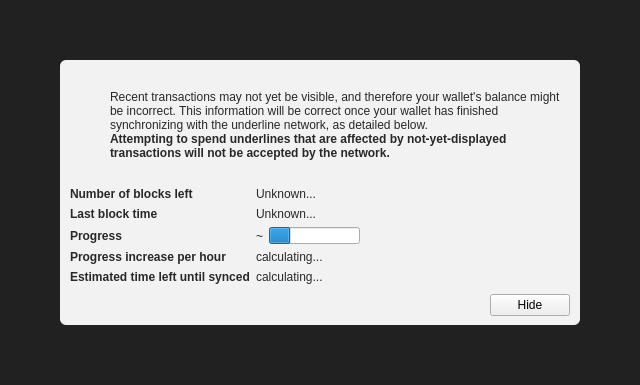
<?xml version="1.0" encoding="UTF-8"?>
<ui version="4.0">
 <class>ModalOverlay</class>
 <widget class="ModalOverlay" name="ModalOverlay">
  <property name="geometry">
   <rect>
    <x>0</x>
    <y>0</y>
    <width>640</width>
    <height>385</height>
   </rect>
  </property>
  <property name="windowTitle">
   <string>Form</string>
  </property>
  <layout class="QVBoxLayout" name="verticalLayout" stretch="0">
   <property name="sizeConstraint">
    <enum>QLayout::SetDefaultConstraint</enum>
   </property>
   <property name="leftMargin">
    <number>0</number>
   </property>
   <property name="topMargin">
    <number>0</number>
   </property>
   <property name="rightMargin">
    <number>0</number>
   </property>
   <property name="bottomMargin">
    <number>0</number>
   </property>
   <item>
    <widget class="QWidget" name="bgWidget" native="true">
     <property name="styleSheet">
      <string notr="true">#bgWidget { background: rgba(0,0,0,220); }</string>
     </property>
     <layout class="QVBoxLayout" name="verticalLayoutMain" stretch="1">
      <property name="leftMargin">
       <number>60</number>
      </property>
      <property name="topMargin">
       <number>60</number>
      </property>
      <property name="rightMargin">
       <number>60</number>
      </property>
      <property name="bottomMargin">
       <number>60</number>
      </property>
      <item>
       <widget class="QWidget" name="contentWidget" native="true">
        <property name="styleSheet">
         <string notr="true">#contentWidget { background: rgba(255,255,255,240); border-radius: 6px; }

QLabel { color: rgb(40,40,40);  }</string>
        </property>
        <layout class="QVBoxLayout" name="verticalLayoutSub" stretch="1,0,0,0">
         <property name="spacing">
          <number>0</number>
         </property>
         <property name="leftMargin">
          <number>10</number>
         </property>
         <property name="topMargin">
          <number>10</number>
         </property>
         <property name="rightMargin">
          <number>10</number>
         </property>
         <property name="bottomMargin">
          <number>10</number>
         </property>
         <item>
          <layout class="QHBoxLayout" name="horizontalLayoutIconText" stretch="0,1">
           <property name="topMargin">
            <number>20</number>
           </property>
           <item>
            <layout class="QVBoxLayout" name="verticalLayoutIcon">
             <property name="leftMargin">
              <number>0</number>
             </property>
             <item>
              <widget class="QPushButton" name="warningIcon">
               <property name="enabled">
                <bool>false</bool>
               </property>
               <property name="text">
                <string/>
               </property>
               <property name="icon">
                <iconset>
                 <normaloff>:/icons/warning</normaloff>
                 <disabledoff>:/icons/warning</disabledoff>:/icons/warning</iconset>
               </property>
               <property name="iconSize">
                <size>
                 <width>48</width>
                 <height>48</height>
                </size>
               </property>
               <property name="flat">
                <bool>true</bool>
               </property>
              </widget>
             </item>
             <item>
              <spacer name="verticalSpacerWarningIcon">
               <property name="orientation">
                <enum>Qt::Vertical</enum>
               </property>
               <property name="sizeHint" stdset="0">
                <size>
                 <width>20</width>
                 <height>40</height>
                </size>
               </property>
              </spacer>
             </item>
            </layout>
           </item>
           <item>
            <layout class="QVBoxLayout" name="verticalLayoutInfoText">
             <property name="leftMargin">
              <number>0</number>
             </property>
             <property name="topMargin">
              <number>0</number>
             </property>
             <item>
              <widget class="QLabel" name="infoText">
               <property name="text">
                <string>Recent transactions may not yet be visible, and therefore your wallet's balance might be incorrect. This information will be correct once your wallet has finished synchronizing with the underline network, as detailed below.</string>
               </property>
               <property name="textFormat">
                <enum>Qt::RichText</enum>
               </property>
               <property name="wordWrap">
                <bool>true</bool>
               </property>
              </widget>
             </item>
             <item>
              <widget class="QLabel" name="infoTextStrong">
               <property name="font">
                <font>
                 <weight>75</weight>
                 <bold>true</bold>
                </font>
               </property>
               <property name="text">
                <string>Attempting to spend underlines that are affected by not-yet-displayed transactions will not be accepted by the network.</string>
               </property>
               <property name="textFormat">
                <enum>Qt::RichText</enum>
               </property>
               <property name="wordWrap">
                <bool>true</bool>
               </property>
              </widget>
             </item>
             <item>
              <spacer name="verticalSpacerInTextSpace">
               <property name="orientation">
                <enum>Qt::Vertical</enum>
               </property>
               <property name="sizeHint" stdset="0">
                <size>
                 <width>20</width>
                 <height>40</height>
                </size>
               </property>
              </spacer>
             </item>
            </layout>
           </item>
          </layout>
         </item>
         <item>
          <spacer name="verticalSpacerAfterText">
           <property name="orientation">
            <enum>Qt::Vertical</enum>
           </property>
           <property name="sizeHint" stdset="0">
            <size>
             <width>20</width>
             <height>40</height>
            </size>
           </property>
          </spacer>
         </item>
         <item>
          <layout class="QFormLayout" name="formLayout">
           <property name="fieldGrowthPolicy">
            <enum>QFormLayout::FieldsStayAtSizeHint</enum>
           </property>
           <property name="horizontalSpacing">
            <number>6</number>
           </property>
           <property name="verticalSpacing">
            <number>6</number>
           </property>
           <property name="topMargin">
            <number>10</number>
           </property>
           <item row="0" column="0">
            <widget class="QLabel" name="labelNumberOfBlocksLeft">
             <property name="font">
              <font>
               <weight>75</weight>
               <bold>true</bold>
              </font>
             </property>
             <property name="text">
              <string>Number of blocks left</string>
             </property>
            </widget>
           </item>
           <item row="0" column="1">
            <widget class="QLabel" name="numberOfBlocksLeft">
             <property name="text">
              <string>Unknown...</string>
             </property>
            </widget>
           </item>
           <item row="1" column="0">
            <widget class="QLabel" name="labelLastBlockTime">
             <property name="font">
              <font>
               <weight>75</weight>
               <bold>true</bold>
              </font>
             </property>
             <property name="text">
              <string>Last block time</string>
             </property>
            </widget>
           </item>
           <item row="1" column="1">
            <widget class="QLabel" name="newestBlockDate">
             <property name="sizePolicy">
              <sizepolicy hsizetype="Maximum" vsizetype="Preferred">
               <horstretch>0</horstretch>
               <verstretch>0</verstretch>
              </sizepolicy>
             </property>
             <property name="text">
              <string>Unknown...</string>
             </property>
            </widget>
           </item>
           <item row="2" column="0">
            <widget class="QLabel" name="labelSyncDone">
             <property name="font">
              <font>
               <weight>75</weight>
               <bold>true</bold>
              </font>
             </property>
             <property name="text">
              <string>Progress</string>
             </property>
            </widget>
           </item>
           <item row="2" column="1">
            <layout class="QHBoxLayout" name="horizontalLayoutSync" stretch="0,1">
             <item>
              <widget class="QLabel" name="percentageProgress">
               <property name="text">
                <string notr="true">~</string>
               </property>
              </widget>
             </item>
             <item>
              <widget class="QProgressBar" name="progressBar">
               <property name="value">
                <number>24</number>
               </property>
               <property name="format">
                <string/>
               </property>
              </widget>
             </item>
            </layout>
           </item>
           <item row="4" column="0">
            <widget class="QLabel" name="labelProgressIncrease">
             <property name="font">
              <font>
               <weight>75</weight>
               <bold>true</bold>
              </font>
             </property>
             <property name="text">
              <string>Progress increase per hour</string>
             </property>
            </widget>
           </item>
           <item row="4" column="1">
            <widget class="QLabel" name="progressIncreasePerH">
             <property name="text">
              <string>calculating...</string>
             </property>
            </widget>
           </item>
           <item row="5" column="0">
            <widget class="QLabel" name="labelEstimatedTimeLeft">
             <property name="font">
              <font>
               <weight>75</weight>
               <bold>true</bold>
              </font>
             </property>
             <property name="text">
              <string>Estimated time left until synced</string>
             </property>
            </widget>
           </item>
           <item row="5" column="1">
            <widget class="QLabel" name="expectedTimeLeft">
             <property name="text">
              <string>calculating...</string>
             </property>
            </widget>
           </item>
          </layout>
         </item>
         <item>
          <layout class="QHBoxLayout" name="horizontalLayoutButtons">
           <property name="leftMargin">
            <number>10</number>
           </property>
           <property name="topMargin">
            <number>10</number>
           </property>
           <item>
            <spacer name="horizontalSpacer">
             <property name="orientation">
              <enum>Qt::Horizontal</enum>
             </property>
             <property name="sizeHint" stdset="0">
              <size>
               <width>40</width>
               <height>20</height>
              </size>
             </property>
            </spacer>
           </item>
           <item>
            <widget class="QPushButton" name="closeButton">
             <property name="text">
              <string>Hide</string>
             </property>
            </widget>
           </item>
          </layout>
         </item>
        </layout>
       </widget>
      </item>
     </layout>
    </widget>
   </item>
  </layout>
 </widget>
 <customwidgets>
  <customwidget>
   <class>ModalOverlay</class>
   <extends>QWidget</extends>
   <header>modaloverlay.h</header>
   <container>1</container>
  </customwidget>
 </customwidgets>
 <resources/>
 <connections/>
</ui>
